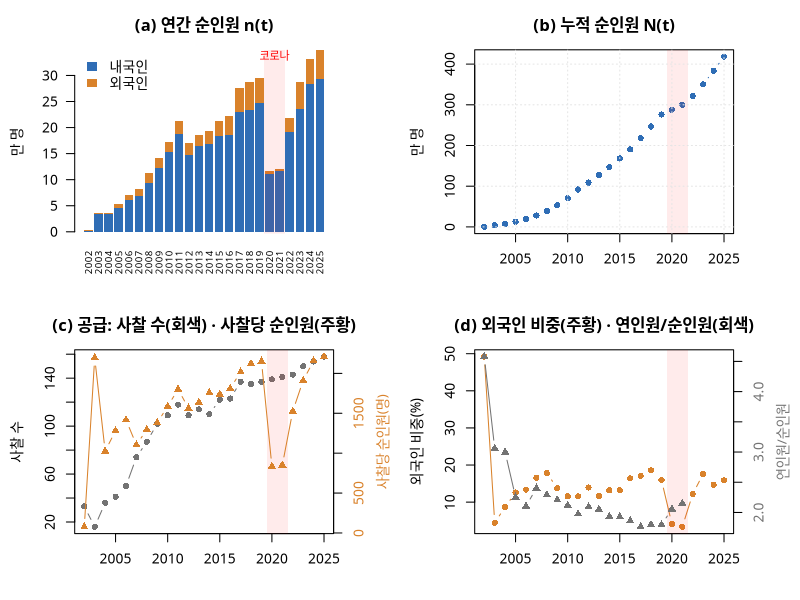
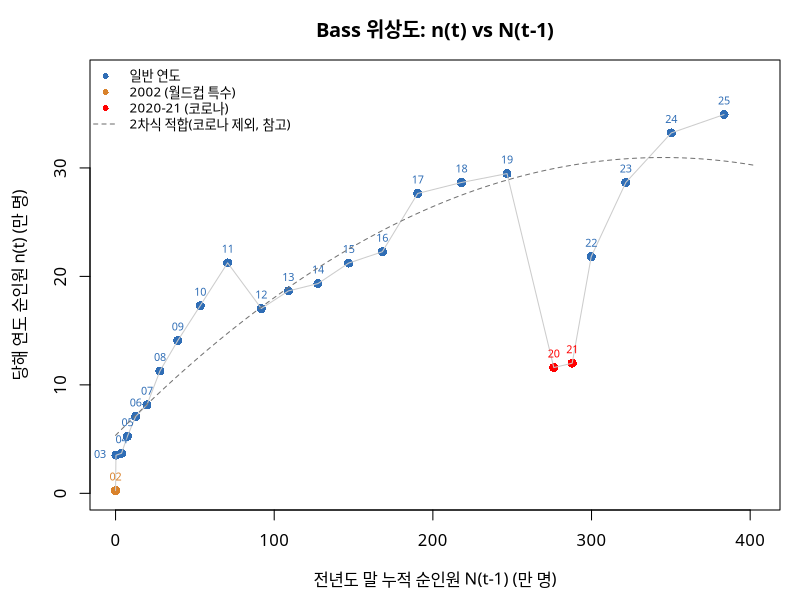

Write R code to recreate these figures, in order.
# =============================================================================
# 01_data_explore.R
# Bass 확산 모형 학습 — 1단계: 데이터 탐색
#
# 목적: 모형을 돌리기 전에 자료의 "모양"을 먼저 본다.
#   - 연간 순인원이 S자 확산의 종 모양(증가→정점→감소)을 보이는가?
#   - 누적 순인원이 S자 곡선의 어디쯤에 와 있는가? (정점을 지났는가?)
#   - 이상 연도(2002 월드컵 특수, 2020~21 코로나)는 어디인가?
#   - 공급(사찰 수) 확대가 참가자 증가와 얼마나 겹치는가?
#   - Bass 위상도(n_t vs N_{t-1}): 2단계 OLS 추정이 실제로 하는 일을 미리 본다.
#
# 입력: templestay_2002to2025.csv  (순인원 2002~2025, 연인원 2002~2021, 사찰 수)
# 출력: out/01_*.png, out/01_summary.csv
# 필요 패키지: 없음 (base R)
# 실행: 작업 폴더를 BassModel 로 두고 source("01_data_explore.R")
# =============================================================================

out_dir <- "out"
dir.create(out_dir, showWarnings = FALSE)

# 한글 글꼴: Windows 는 맑은 고딕, 그 외(Linux/Mac)는 나눔고딕
if (.Platform$OS.type == "windows") {
  windowsFonts(KR = windowsFont("Malgun Gothic")); FONT <- "KR"
} else FONT <- "NanumGothic"
open_png <- function(file, w, h) {
  png(file.path(out_dir, file), width = w, height = h, res = 150)
  par(family = FONT)
}

# -----------------------------------------------------------------------------
# 1. 자료 읽기와 파생 변수
# -----------------------------------------------------------------------------
d <- read.csv("templestay_2002to2025.csv", fileEncoding = "UTF-8-BOM")

d$t        <- d$year - 2001                        # 도입 후 연차 (2002 = 1)
d$n        <- d$uniq_total / 1e4                   # 연간 순인원 (만 명) — Bass 의 n(t)
d$N        <- cumsum(d$n)                          # 누적 순인원 (만 명) — Bass 의 N(t)
d$N_lag    <- c(0, head(d$N, -1))                  # 전년도 말 누적 N(t-1)
d$growth   <- c(NA, diff(d$n) / head(d$n, -1))     # 전년 대비 증감률
d$per_temple <- d$uniq_total / d$temples           # 사찰당 순인원 (명)
d$for_share  <- d$uniq_for / d$uniq_total          # 외국인 비중
d$pday_ratio <- d$pday_total / d$uniq_total        # 연인원 / 순인원 (평균 체류 일수의 대리 지표)

covid <- d$year %in% 2020:2021
wc02  <- d$year == 2002

# 콘솔 요약표
show <- data.frame(
  연도 = d$year, 사찰 = d$temples,
  `순인원(만)` = round(d$n, 1), `누적(만)` = round(d$N, 1),
  증감률 = ifelse(is.na(d$growth), "", sprintf("%+.1f%%", 100 * d$growth)),
  사찰당 = round(d$per_temple), 외국인비중 = sprintf("%.0f%%", 100 * d$for_share),
  `연/순` = ifelse(is.na(d$pday_ratio), "", sprintf("%.2f", d$pday_ratio)),
  check.names = FALSE)
cat("\n[1] 연도별 요약\n"); print(show, row.names = FALSE)
write.csv(d, file.path(out_dir, "01_summary.csv"), row.names = FALSE, fileEncoding = "UTF-8")

# 몇 가지 핵심 수치
i_max <- which.max(d$n)
cat(sprintf("\n[2] 연간 순인원 최대: %d년 %.1f만 명 (마지막 관측 연도 = %d)\n",
            d$year[i_max], d$n[i_max], max(d$year)))
cat(sprintf("    누적 순인원 2025년 말: %.1f만 명\n", tail(d$N, 1)))
pre <- d$year %in% 2003:2019
cat(sprintf("    2003→2019 연평균 증가율: 순인원 %.1f%%, 사찰 수 %.1f%%\n",
            100 * ((d$n[d$year == 2019] / d$n[d$year == 2003])^(1/16) - 1),
            100 * ((d$temples[d$year == 2019] / d$temples[d$year == 2003])^(1/16) - 1)))
cat(sprintf("    연도별 순인원과 사찰 수의 상관 (2003~2019): r = %.2f\n",
            cor(d$n[pre], d$temples[pre])))

# -----------------------------------------------------------------------------
# 2. 그림 1 — 네 가지 기본 모양 (2x2)
# -----------------------------------------------------------------------------
C_DOM <- "#2f6db5"; C_FOR <- "#d9822b"; C_GREY <- "grey45"
shade_covid <- function() {
  u <- par("usr"); rect(2019.5, u[3], 2021.5, u[4], col = adjustcolor("red", .08), border = NA)
}

open_png("01_fig1_overview.png", 1800, 1300)
par(mfrow = c(2, 2), mar = c(4, 4.5, 3, 4))

# (a) 연간 순인원: 내국인 + 외국인 누적 막대
m <- rbind(d$uniq_dom, d$uniq_for) / 1e4
bp <- barplot(m, names.arg = d$year, col = c(C_DOM, C_FOR), border = NA, las = 2,
              cex.names = .7, ylab = "만 명", main = "(a) 연간 순인원 n(t)")
legend("topleft", c("내국인", "외국인"), fill = c(C_DOM, C_FOR), bty = "n", border = NA)
u <- par("usr"); rect(bp[19] - .6, u[3], bp[20] + .6, u[4], col = adjustcolor("red", .08), border = NA)
text(mean(bp[19:20]), max(colSums(m)) * .97, "코로나", cex = .8, col = "red")

# (b) 누적 순인원
plot(d$year, d$N, type = "b", pch = 16, col = C_DOM, xlab = "", ylab = "만 명",
     main = "(b) 누적 순인원 N(t)")
shade_covid(); grid(col = "grey90")

# (c) 공급: 사찰 수와 사찰당 참가자
plot(d$year, d$temples, type = "b", pch = 16, col = C_GREY, xlab = "", ylab = "사찰 수",
     main = "(c) 공급: 사찰 수(회색) · 사찰당 순인원(주황)")
shade_covid()
par(new = TRUE)
plot(d$year, d$per_temple, type = "b", pch = 17, col = C_FOR, axes = FALSE, xlab = "", ylab = "")
axis(4, col.axis = C_FOR); mtext("사찰당 순인원(명)", side = 4, line = 2.5, col = C_FOR, cex = .8)

# (d) 외국인 비중과 연/순 비율
plot(d$year, 100 * d$for_share, type = "b", pch = 16, col = C_FOR, xlab = "", ylab = "외국인 비중(%)",
     main = "(d) 외국인 비중(주황) · 연인원/순인원(회색)")
shade_covid()
par(new = TRUE)
plot(d$year, d$pday_ratio, type = "b", pch = 17, col = C_GREY, axes = FALSE, xlab = "", ylab = "",
     xlim = range(d$year))
axis(4, col.axis = C_GREY); mtext("연인원/순인원", side = 4, line = 2.5, col = C_GREY, cex = .8)
dev.off()

# -----------------------------------------------------------------------------
# 3. 그림 2 — Bass 위상도: n(t) 대 N(t-1)
#    Bass 이산형: n_t = p*m + (q-p)*N_{t-1} - (q/m)*N_{t-1}^2
#    → 모형이 맞다면 점들이 "뒤집힌 U자(포물선)" 위에 놓인다.
#      - 포물선의 꼭짓점 = 정점, 오른쪽 끝이 가로축과 만나는 곳 = m
#      - 점들이 아직 오르막에만 있으면 꼭짓점·m 을 자료가 직접 보여주지 못한다.
# -----------------------------------------------------------------------------
open_png("01_fig2_phase.png", 1300, 1000)
par(mar = c(4.5, 4.5, 3, 1))
col_pt <- ifelse(covid, "red", ifelse(wc02, C_FOR, C_DOM))
plot(d$N_lag, d$n, pch = 16, col = col_pt, cex = 1.2,
     xlim = c(0, max(d$N_lag) * 1.05), ylim = c(0, max(d$n) * 1.1),
     xlab = "전년도 말 누적 순인원 N(t-1) (만 명)", ylab = "당해 연도 순인원 n(t) (만 명)",
     main = "Bass 위상도: n(t) vs N(t-1)")
lines(d$N_lag, d$n, col = "grey80")
text(d$N_lag, d$n, sprintf("%02d", d$year %% 100), cex = .65, col = col_pt,
     pos = ifelse(d$year == 2003, 2, 3))   # 2003·2004 라벨 겹침 방지
# 참고용: 코로나 2년을 뺀 점들에 2차식을 그대로 맞춘 곡선 (= 2단계 OLS 의 예고편)
ok <- !covid
fit_q <- lm(n ~ N_lag + I(N_lag^2), data = d[ok, ])
xx <- seq(0, max(d$N_lag) * 1.05, length.out = 200)
lines(xx, predict(fit_q, data.frame(N_lag = xx)), lty = 2, col = C_GREY)
legend("topleft", bty = "n", cex = .8,
       legend = c("일반 연도", "2002 (월드컵 특수)", "2020-21 (코로나)", "2차식 적합(코로나 제외, 참고)"),
       col = c(C_DOM, C_FOR, "red", C_GREY), pch = c(16, 16, 16, NA), lty = c(NA, NA, NA, 2))
dev.off()
cat("\n[3] 위상도 2차식(코로나 제외) 계수: ",
    paste(names(coef(fit_q)), signif(coef(fit_q), 3), sep = "=", collapse = ", "), "\n")

cat(sprintf("\n그래프와 요약표를 '%s' 폴더에 저장했습니다.\n", out_dir))
